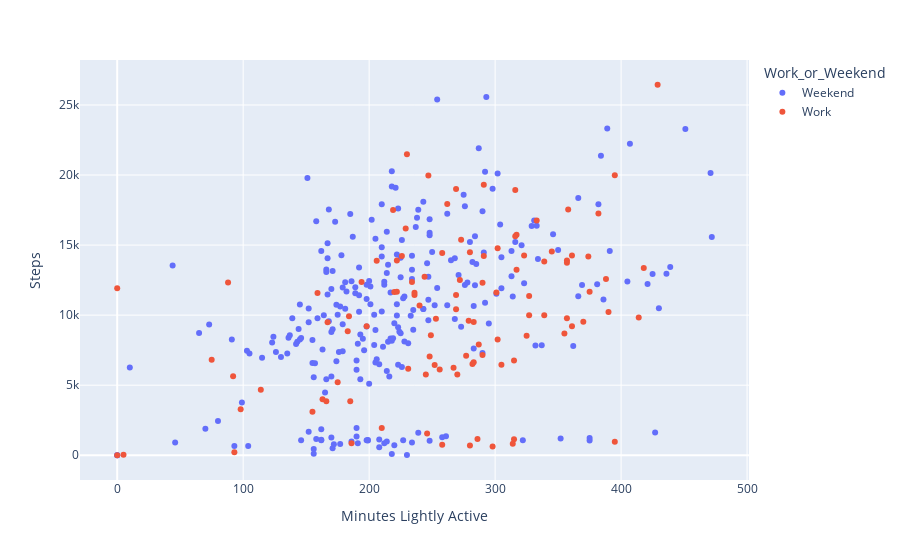
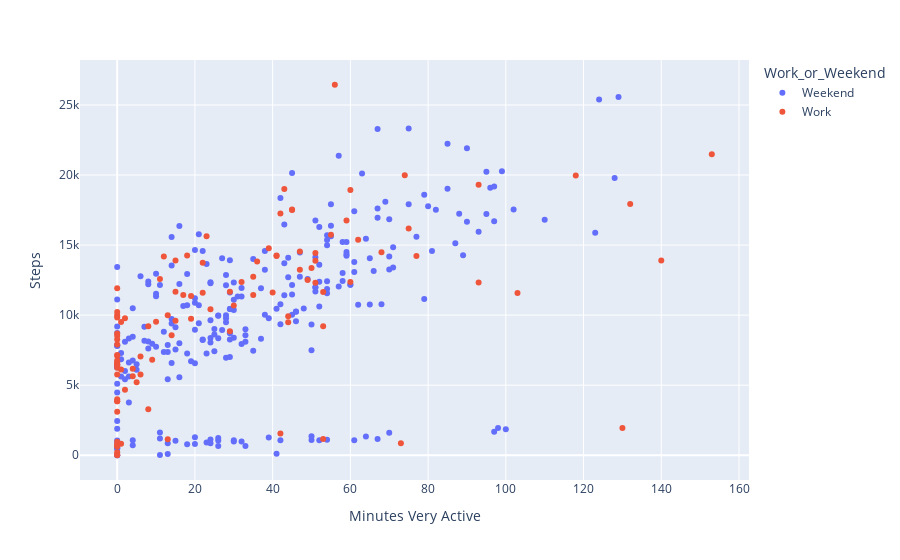
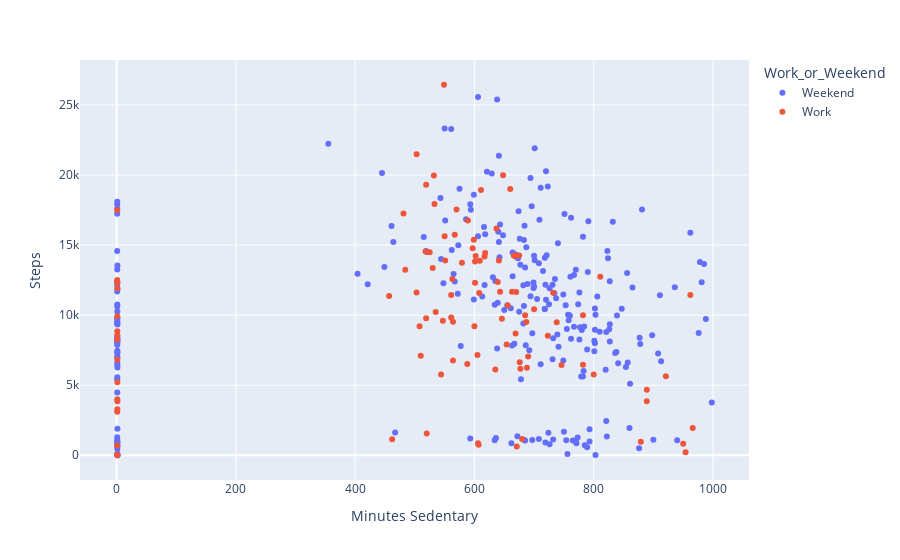

Notebook source saved alongside these figures, in order:
### Code cell
# Lets do it interractive
cols = ['Minutes Lightly Active', 'Minutes Very Active', 'Minutes Sedentary']
fitbit['Work_or_Weekend'].replace({0:'Work', 1:'Weekend'}, inplace=True)
for col in cols:
    fig = px.scatter(fitbit, x=col, y='Steps', color='Work_or_Weekend')
    fig.show()

### Figure 1 — Plotly figure (JSON) as saved in the notebook; plotly's stock layout.template omitted (floating-point values rounded to 4 significant figures; data arrays with more than 128 entries replaced by an {"elided": "..."} marker saying what was removed)
{"data": [{"hovertemplate": "Work_or_Weekend=Weekend<br>Minutes Lightly Active=%{x}<br>Steps=%{y}<extra></extra>", "legendgroup": "Weekend", "marker": {"color": "#636efa", "symbol": "circle"}, "mode": "markers", "name": "Weekend", "orientation": "v", "showlegend": true, "type": "scatter", "x": {"elided": "262 int values"}, "xaxis": "x", "y": {"elided": "262 int values"}, "yaxis": "y"}, {"hovertemplate": "Work_or_Weekend=Work<br>Minutes Lightly Active=%{x}<br>Steps=%{y}<extra></extra>", "legendgroup": "Work", "marker": {"color": "#EF553B", "symbol": "circle"}, "mode": "markers", "name": "Work", "orientation": "v", "showlegend": true, "type": "scatter", "x": [316, 226, 247, 186, 262, 222, 230, 269, 246, 210, 429, 88, 291, 229, 220, 290, 253, 317, 194, 258, 317, 286, 231, 301, 219, 245, 206, 236, 256, 267, 382, 345, 395, 0, 240, 287, 315, 361, 291, 185, 327, 270, 75, 163, 234, 175, 236, 269, 222, 302, 277, 166, 280, 198, 159, 167, 249, 98, 375, 258, 325, 244, 290, 248, 357, 316, 282, 252, 339, 272, 283, 183, 333, 279, 358, 5, 357, 298, 388, 273, 357, 374, 327, 93, 184, 283, 155, 280, 339, 0, 418, 315, 395, 114, 314, 355, 390, 92, 323, 302, 305, 269, 414, 361, 370], "xaxis": "x", "y": [18925, 14228, 19971, 852, 17928, 13893, 21479, 18995, 1548, 1944, 26444, 12335, 19311, 16186, 11655, 12314, 9747, 15731, 12371, 758, 13247, 1166, 6174, 11614, 17497, 5765, 13877, 11433, 6129, 6238, 17252, 14537, 19977, 11924, 10681, 7907, 1148, 9199, 14226, 3858, 9998, 5757, 6813, 3991, 12364, 5216, 11603, 11429, 11672, 14777, 7107, 3862, 14489, 9212, 11587, 9499, 8568, 3284, 11671, 14444, 8531, 12738, 7157, 7055, 13742, 15636, 6504, 6444, 13837, 12517, 6643, 8846, 16759, 9602, 17541, 39, 9774, 626, 12578, 15373, 13907, 14183, 11371, 219, 9923, 9504, 3103, 696, 9992, 0, 13361, 6754, 957, 4667, 825, 8682, 10216, 5634, 14252, 8262, 6456, 10413, 9831, 14262, 9526], "yaxis": "y"}], "layout": {"autosize": true, "legend": {"title": {"text": "Work_or_Weekend"}, "tracegroupgap": 0}, "margin": {"t": 60}, "xaxis": {"anchor": "y", "autorange": true, "domain": [0, 1], "range": [-29.69, 501.7], "title": {"text": "Minutes Lightly Active"}, "type": "linear"}, "yaxis": {"anchor": "x", "autorange": true, "domain": [0, 1], "range": [-1875.0, 28320.0], "title": {"text": "Steps"}, "type": "linear"}}}

### Figure 2 — Plotly figure (JSON) as saved in the notebook; plotly's stock layout.template omitted (floating-point values rounded to 4 significant figures; data arrays with more than 128 entries replaced by an {"elided": "..."} marker saying what was removed)
{"data": [{"hovertemplate": "Work_or_Weekend=Weekend<br>Minutes Very Active=%{x}<br>Steps=%{y}<extra></extra>", "legendgroup": "Weekend", "marker": {"color": "#636efa", "symbol": "circle"}, "mode": "markers", "name": "Weekend", "orientation": "v", "showlegend": true, "type": "scatter", "x": {"elided": "262 int values"}, "xaxis": "x", "y": {"elided": "262 int values"}, "yaxis": "y"}, {"hovertemplate": "Work_or_Weekend=Work<br>Minutes Very Active=%{x}<br>Steps=%{y}<extra></extra>", "legendgroup": "Work", "marker": {"color": "#EF553B", "symbol": "circle"}, "mode": "markers", "name": "Work", "orientation": "v", "showlegend": true, "type": "scatter", "x": [60, 77, 118, 73, 132, 140, 153, 43, 42, 130, 56, 93, 93, 75, 53, 51, 19, 55, 60, 0, 47, 53, 4, 40, 45, 6, 51, 35, 1, 0, 42, 47, 74, 0, 30, 0, 13, 8, 41, 0, 0, 0, 9, 0, 32, 5, 22, 17, 29, 39, 0, 0, 68, 53, 103, 44, 14, 8, 15, 51, 0, 35, 0, 6, 22, 23, 0, 0, 36, 49, 0, 29, 59, 15, 45, 0, 2, 0, 11, 62, 15, 12, 19, 0, 44, 1, 0, 0, 13, 0, 50, 0, 0, 2, 1, 0, 0, 4, 18, 0, 0, 24, 0, 41, 10], "xaxis": "x", "y": [18925, 14228, 19971, 852, 17928, 13893, 21479, 18995, 1548, 1944, 26444, 12335, 19311, 16186, 11655, 12314, 9747, 15731, 12371, 758, 13247, 1166, 6174, 11614, 17497, 5765, 13877, 11433, 6129, 6238, 17252, 14537, 19977, 11924, 10681, 7907, 1148, 9199, 14226, 3858, 9998, 5757, 6813, 3991, 12364, 5216, 11603, 11429, 11672, 14777, 7107, 3862, 14489, 9212, 11587, 9499, 8568, 3284, 11671, 14444, 8531, 12738, 7157, 7055, 13742, 15636, 6504, 6444, 13837, 12517, 6643, 8846, 16759, 9602, 17541, 39, 9774, 626, 12578, 15373, 13907, 14183, 11371, 219, 9923, 9504, 3103, 696, 9992, 0, 13361, 6754, 957, 4667, 825, 8682, 10216, 5634, 14252, 8262, 6456, 10413, 9831, 14262, 9526], "yaxis": "y"}], "layout": {"autosize": true, "legend": {"title": {"text": "Work_or_Weekend"}, "tracegroupgap": 0}, "margin": {"t": 60}, "xaxis": {"anchor": "y", "autorange": true, "domain": [0, 1], "range": [-9.623, 162.6], "title": {"text": "Minutes Very Active"}, "type": "linear"}, "yaxis": {"anchor": "x", "autorange": true, "domain": [0, 1], "range": [-1875.0, 28320.0], "title": {"text": "Steps"}, "type": "linear"}}}

### Figure 3 — Plotly figure (JSON) as saved in the notebook; plotly's stock layout.template omitted (floating-point values rounded to 4 significant figures; data arrays with more than 128 entries replaced by an {"elided": "..."} marker saying what was removed)
{"data": [{"hovertemplate": "Work_or_Weekend=Weekend<br>Minutes Sedentary=%{x}<br>Steps=%{y}<extra></extra>", "legendgroup": "Weekend", "marker": {"color": "#636efa", "symbol": "circle"}, "mode": "markers", "name": "Weekend", "orientation": "v", "showlegend": true, "type": "scatter", "x": {"elided": "262 float values"}, "xaxis": "x", "y": {"elided": "262 int values"}, "yaxis": "y"}, {"hovertemplate": "Work_or_Weekend=Work<br>Minutes Sedentary=%{x}<br>Steps=%{y}<extra></extra>", "legendgroup": "Work", "marker": {"color": "#EF553B", "symbol": "circle"}, "mode": "markers", "name": "Work", "orientation": "v", "showlegend": true, "type": "scatter", "x": [611, 602, 532, 606, 533, 641, 503, 660, 520, 966, 549, 1.245, 519, 637, 670, 601, 646, 567, 639, 607, 484, 680, 677, 503, 1.092, 544, 609, 561, 635, 688, 481, 518, 648, 1.421, 656, 654, 462, 600, 669, 1.255, 782, 800, 1.315, 1.136, 1.046, 1.243, 732, 962, 663, 597, 510, 889, 525, 508, 608, 738, 1.174, 1.269, 643, 618, 723, 811, 605, 690, 579, 550, 588, 746, 601, 1.034, 676, 1.167, 589, 547, 570, 1.076, 519, 671, 563, 599, 551, 617, 457, 954, 1.124, 687, 1.042, 1.105, 685, 1.44, 530, 564, 879, 889, 950, 669, 535, 921, 675, 1.089, 782, 700, 561, 666, 564], "xaxis": "x", "y": [18925, 14228, 19971, 852, 17928, 13893, 21479, 18995, 1548, 1944, 26444, 12335, 19311, 16186, 11655, 12314, 9747, 15731, 12371, 758, 13247, 1166, 6174, 11614, 17497, 5765, 13877, 11433, 6129, 6238, 17252, 14537, 19977, 11924, 10681, 7907, 1148, 9199, 14226, 3858, 9998, 5757, 6813, 3991, 12364, 5216, 11603, 11429, 11672, 14777, 7107, 3862, 14489, 9212, 11587, 9499, 8568, 3284, 11671, 14444, 8531, 12738, 7157, 7055, 13742, 15636, 6504, 6444, 13837, 12517, 6643, 8846, 16759, 9602, 17541, 39, 9774, 626, 12578, 15373, 13907, 14183, 11371, 219, 9923, 9504, 3103, 696, 9992, 0, 13361, 6754, 957, 4667, 825, 8682, 10216, 5634, 14252, 8262, 6456, 10413, 9831, 14262, 9526], "yaxis": "y"}], "layout": {"autosize": true, "legend": {"title": {"text": "Work_or_Weekend"}, "tracegroupgap": 0}, "margin": {"t": 60}, "xaxis": {"anchor": "y", "autorange": true, "domain": [0, 1], "range": [-61.71, 1061.0], "title": {"text": "Minutes Sedentary"}, "type": "linear"}, "yaxis": {"anchor": "x", "autorange": true, "domain": [0, 1], "range": [-1875.0, 28320.0], "title": {"text": "Steps"}, "type": "linear"}}}
